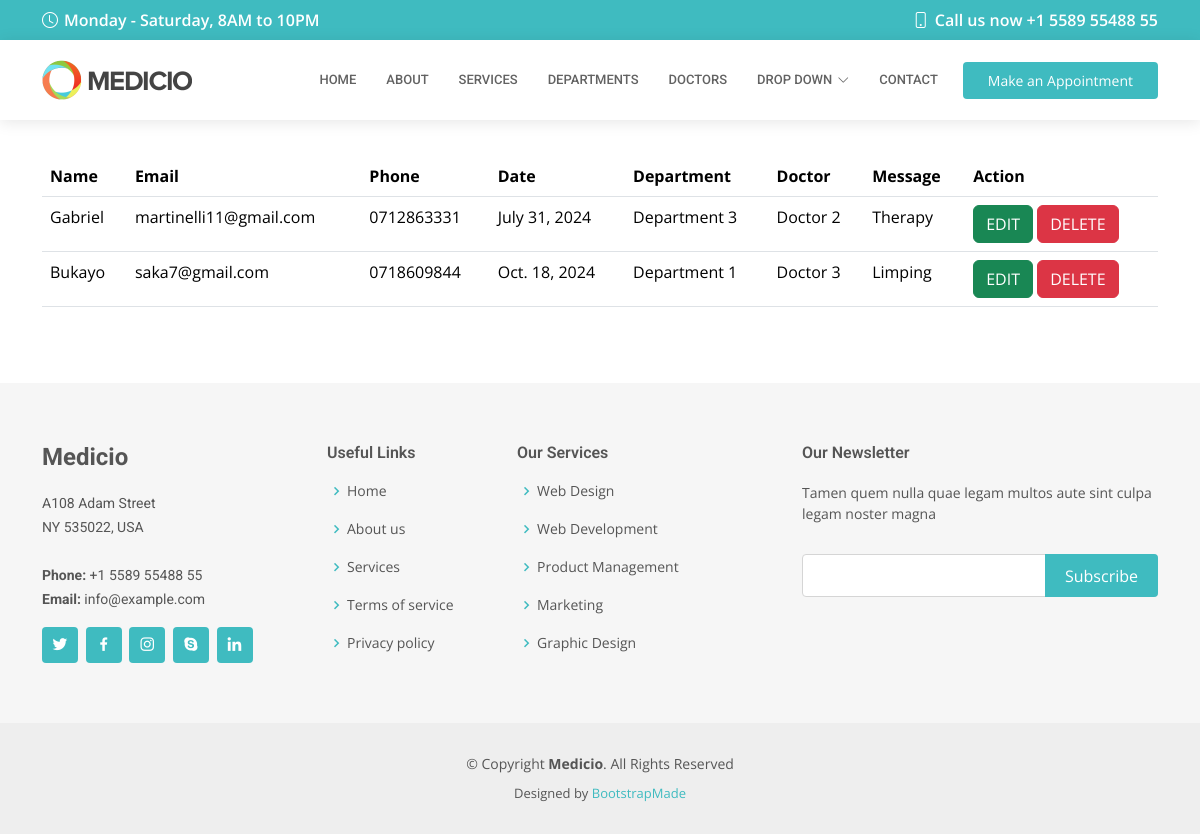
Page /show/ on the committed database.
### MedicioApp/models.py (models this page shows, shortened)
class Appoint(models.Model):
    name = models.CharField(max_length=50)
    email = models.EmailField(max_length=50)
    phone = models.CharField(max_length=20)
    date = models.DateField()
    department = models.CharField(max_length=50)
    doctor = models.CharField(max_length=20)
    message = models.TextField()

### MedicioApp/views.py (the view)
# urls.py: path('show/', views.show, name='show'),
def show(request):
    information = Appoint.objects.all()
    return render(request, 'show.html', {'data': information})

### templates/show.html
{% extends 'inner-page.html' %}
{% load static %}
{% block body %}
<table class="table container">
    <tr>
        <th>Name</th>
        <th>Email</th>
        <th>Phone</th>
        <th>Date</th>
        <th>Department</th>
        <th>Doctor</th>
        <th>Message</th>
        <th>Action</th>
    </tr>
{% for x in data %}
    <tr>
        <td>{{ x.name }}</td>
        <td>{{ x.email }}</td>
        <td>{{ x.phone }}</td>
        <td>{{ x.date }}</td>
        <td>{{ x.department }}</td>
        <td>{{ x.doctor }}</td>
        <td>{{ x.message }}</td>
        <td>
            <a href="/edit/{{ x.id }}" class="btn btn-success">EDIT</a>
            <a href="/delete/{{ x.id }}" class="btn btn-danger">DELETE</a>
        </td>
    </tr>
{% endfor %}
</table>
{% endblock %}

### static/assets/css/style.css (style rules this page uses)
body { font-family: "Open Sans", sans-serif; color: #444444; }
a { color: #3fbbc0; text-decoration: none; }

### rows in the picture
Appoint: name "Gabriel", email "martinelli11@gmail.com", phone "0712863331", date "July 31, 2024", department "Department 3", doctor "Doctor 2", message "Therapy"
Appoint: name "Bukayo", email "saka7@gmail.com", phone "0718609844", date "Oct. 18, 2024", department "Department 1", doctor "Doctor 3", message "Limping"
